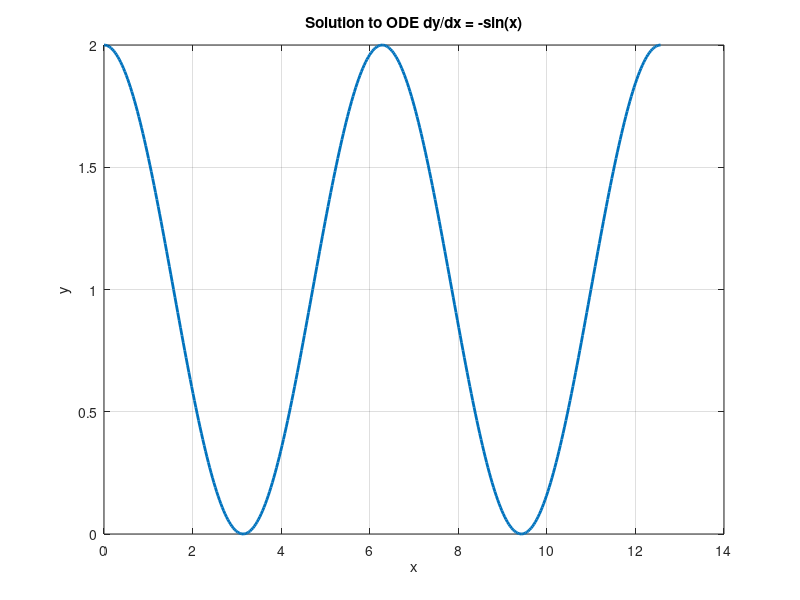

Reproduce this figure in MATLAB.
% MCE 372 Engineering Analysis Example Code
% First Order ODE Solution Using ode45 with Anonymous Function Method
% Example From Gilat 4th Ed. pp 303-307
clc;clear all;clf
% Use Anonymous Function
ode1=@(x,y)(-sin(x))
% Call Solver With Anonymous Function Name,
% Independent Variable Range and Initial Value of Dependent Variable
[x,y]=ode45(ode1,[0*pi:0.01*pi:4*pi],2);
% Plotting Segment
plot(x,y,'Linewidth',2)
xlabel('x'),ylabel('y'),grid on
title('Solution to ODE dy/dx = -sin(x)')